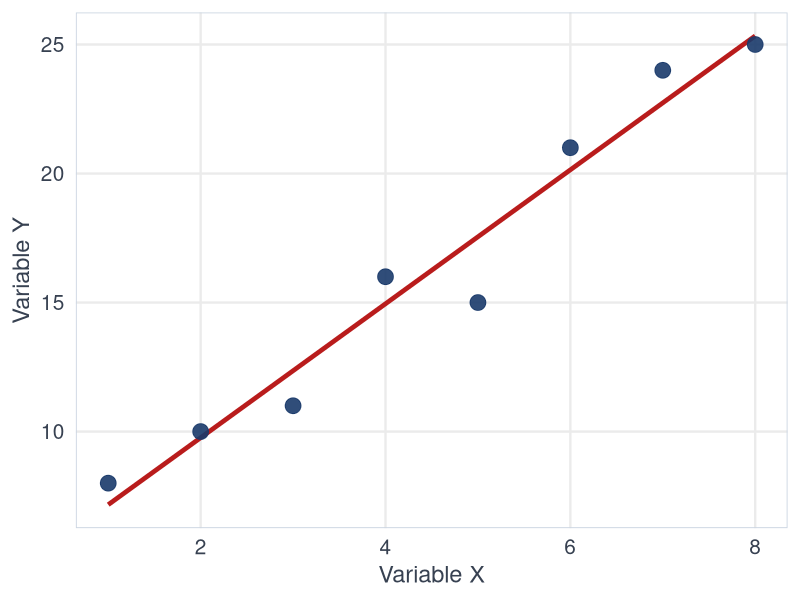

Write the R code that produced this figure.
## ---- chunk 1
library(ggplot2)
x <- c(1,2,3,4,5,6,7,8)
y <- c(8,10,11,16,15,21,24,25)
df <- data.frame(x = x, y = y)

ggplot(df, aes(x, y)) +
  geom_smooth(method = "lm", se = FALSE, color = "#b91c1c", linewidth = 1.6) +
  geom_point(color = "#1a3a6b", size = 5, alpha = 0.9) +
  labs(x = "Variable X", y = "Variable Y") +
  theme_minimal(base_size = 18) +
  theme(
    axis.title   = element_text(size = 17, color = "#374151"),
    axis.text    = element_text(size = 15, color = "#374151"),
    panel.grid.minor = element_blank(),
    panel.border = element_rect(color = "#cbd5e1", fill = NA, linewidth = 0.6)
  )
